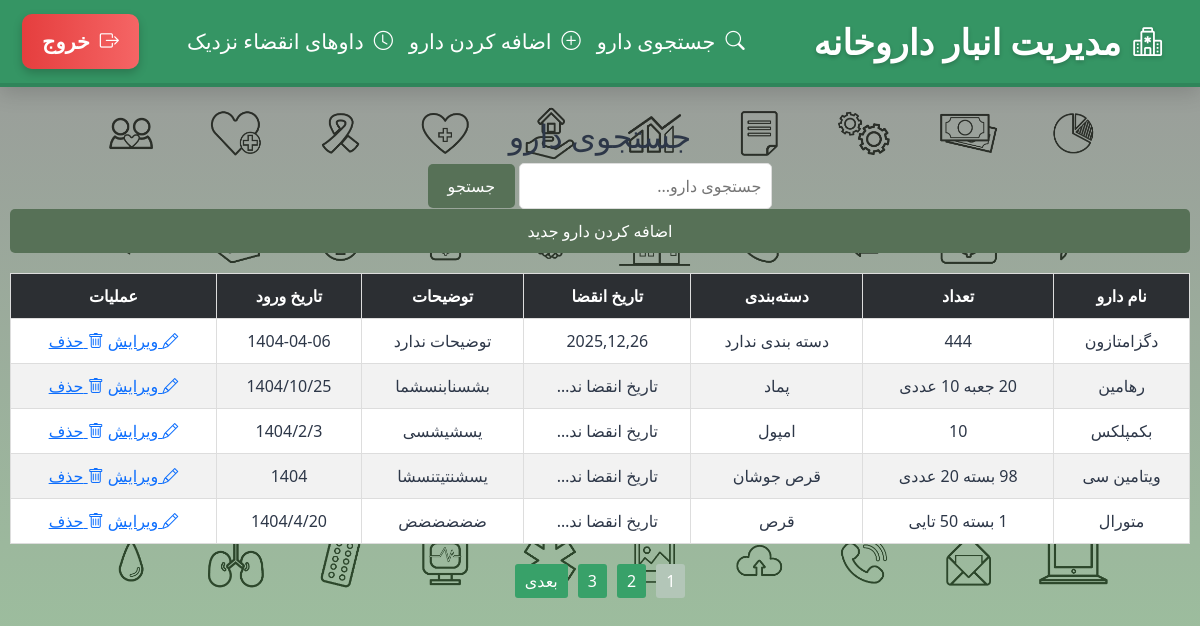
Before: /search-drug (signed in) with the older database file.
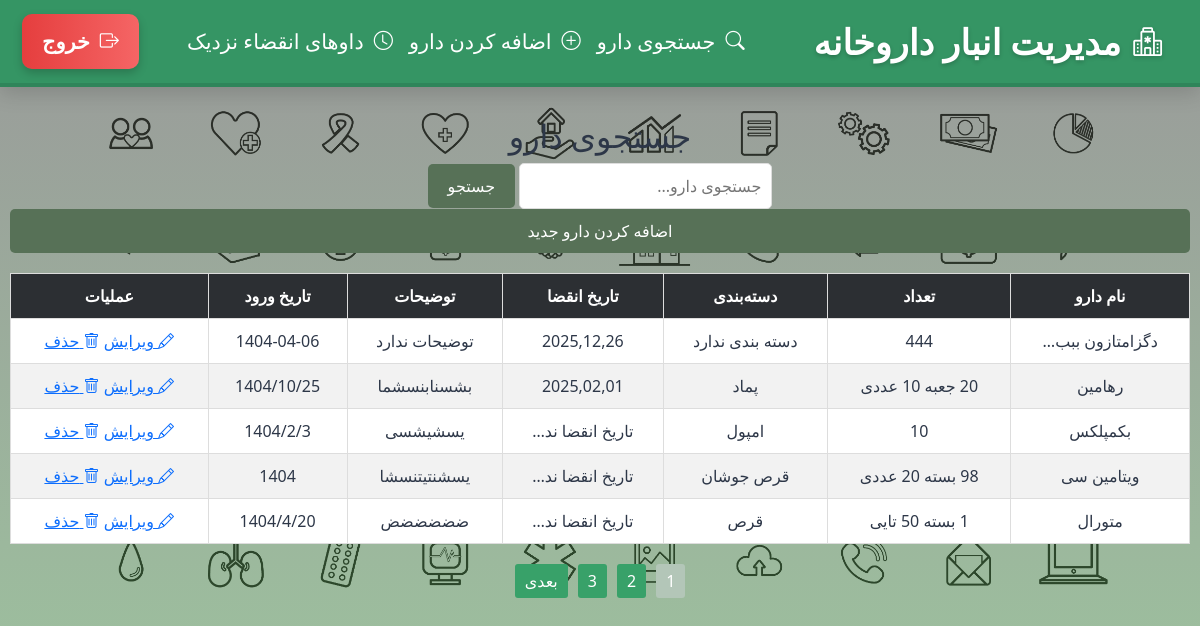
After: the same page with the newer database file.
### index_module/models.py (models this page shows, shortened)
class Drugs(models.Model):
    name = models.CharField(max_length=200, verbose_name='نام دارو')
    category = models.CharField(max_length=200, verbose_name='دسته بندی دارو', null=True, blank=True)
    expiration_date = models.DateField(verbose_name='تاریخ انقضا دارو', null=True, blank=True)
    number = models.CharField(max_length=200 , verbose_name='تعداد دارو')
    description = models.CharField(max_length=400, verbose_name='توضیحات برای این دارو', null=True, blank=True)
    date_in_warehouse = models.CharField(max_length=200,verbose_name='تاریخ ورود دارو به انبار', null=True, blank=True)
    user = models.ForeignKey(settings.AUTH_USER_MODEL, on_delete=models.CASCADE, related_name='drugs', null=True)
    class Meta:
        verbose_name = 'داروها'
        verbose_name_plural = 'داروهای داروخانه'

### index_module/views.py (the view)
# urls.py: path('search-drug' , views.SearchDrugView.as_view() , name = 'search_drug'),
class SearchDrugView(LoginRequiredMixin, ListView):
    model = Drugs
    template_name = 'index_module/search_medicine.html'
    context_object_name = 'medicines'
    paginate_by = 5
    def get_queryset(self):
        query = self.request.GET.get('medicine_name', '')
        if query:
            objects = Drugs.objects.filter(name__icontains=query, user=self.request.user)
        else:
            objects = Drugs.objects.filter(user=self.request.user)
        return objects
    def get_context_data(self, **kwargs):
        context = super().get_context_data(**kwargs)
        context['search_query'] = self.request.GET.get('medicine_name', '')
        if context['search_query'] and len(self.get_queryset()) == 0:
            context['is_empty'] = True
        return context

### index_module/templates/index_module/search_medicine.html (shortened to what this page needs)
{% extends 'shared/base.html' %}
{% load static %}
{% block content %}
    <div class="table-container">
        <h2>جستجوی دارو</h2>
        <form method="get">
            <div>
                <input type="text" name="medicine_name" placeholder="جستجوی دارو..." value="{{ search_query }}" style="padding: 10px; border: 1px solid #ddd; border-radius: 5px; flex: 1;">
                <button type="submit" style="background: #577157; border: none; padding: 10px 20px; border-radius: 5px; color: #ffffff; transition: all 0.3s ease;">جستجو</button>
            </div>
        </form>
        <a href="{% url 'add_drug' %}" style="background: #577157; border: none; padding: 10px 20px; border-radius: 5px; color: #ffffff; text-decoration: none; transition: all 0.3s ease; display: block; margin-bottom: 20px;">اضافه کردن دارو جدید</a>
        {% if medicines %}
            <table>
                <thead>
                    <tr>
                        <th>نام دارو</th>
                        <th>تعداد</th>
                        <th>دسته‌بندی</th>
                        <th>تاریخ انقضا</th>
                        <th>توضیحات</th>
                        <th>تاریخ ورود</th>
                        <th>عملیات</th>
                    </tr>
                </thead>
                <tbody>
                    {% for medicine in medicines %}
                       <tr>
                            <td title="{{ medicine.name }}">{{ medicine.name|truncatechars:15}}</td>
                            <td title="{{ medicine.number }}">{{ medicine.number|truncatechars:15 }}</td>
                            <td title="{{ medicine.category }}">{{ medicine.category|default:"دسته بندی ندارد"|truncatechars:15 }}</td>
                            <td title="{{ medicine.expiration_date }}">{{ medicine.expiration_date|date:"Y,m,d" |default:"تاریخ انقضا ندارد"|truncatechars:15}}</td>
                            <td title="{{ medicine.description }}">{{ medicine.description|default:"توضیحات ندارد"|truncatechars:15 }}</td>
                            <td title="{{ medicine.date_in_warehouse }}">{{ medicine.date_in_warehouse|default:"تاریخ ورود به انبار وجود ندارد"|truncatechars:15 }}</td>
                            <td class="action-links">
                                <a href="{% url 'edit_drug' medicine.id %}"><i class="bi bi-pencil"></i> ویرایش</a>
                                <a href="{% url 'delete_drug' medicine.id %}"><i class="bi bi-trash"></i> حذف</a>
                            </td>
                        </tr>
                    {% endfor %}
                </tbody>
            </table>
            {% if page_obj.has_other_pages %}
                <div class="pagination">
                    {% for pageNumber in paginator.page_range %}
                        {% if page_obj.number == pageNumber %}
                            <span class="current-page">{{ pageNumber }}</span>
                        {% else %}
                            <a href="?page={{ pageNumber }}" class="btn-pag">{{ pageNumber }}</a>
                        {% endif %}
                    {% endfor %}
                    {% if page_obj.has_next %}
                        <a href="?page={{ page_obj.next_page_number }}" class="btn-pag">بعدی</a>
                    {% endif %}
                </div>
            {% endif %}
        {% endif %}
    </div>
{% endblock %}

Changed rows visible on the page:
changed Drugs "دسته بندی ندارد": name "دگزامتازون" → "دگزامتازون ببب…"
changed Drugs "رهامین": expiration_date "تاریخ انقضا ند…" → "2025,02,01"
